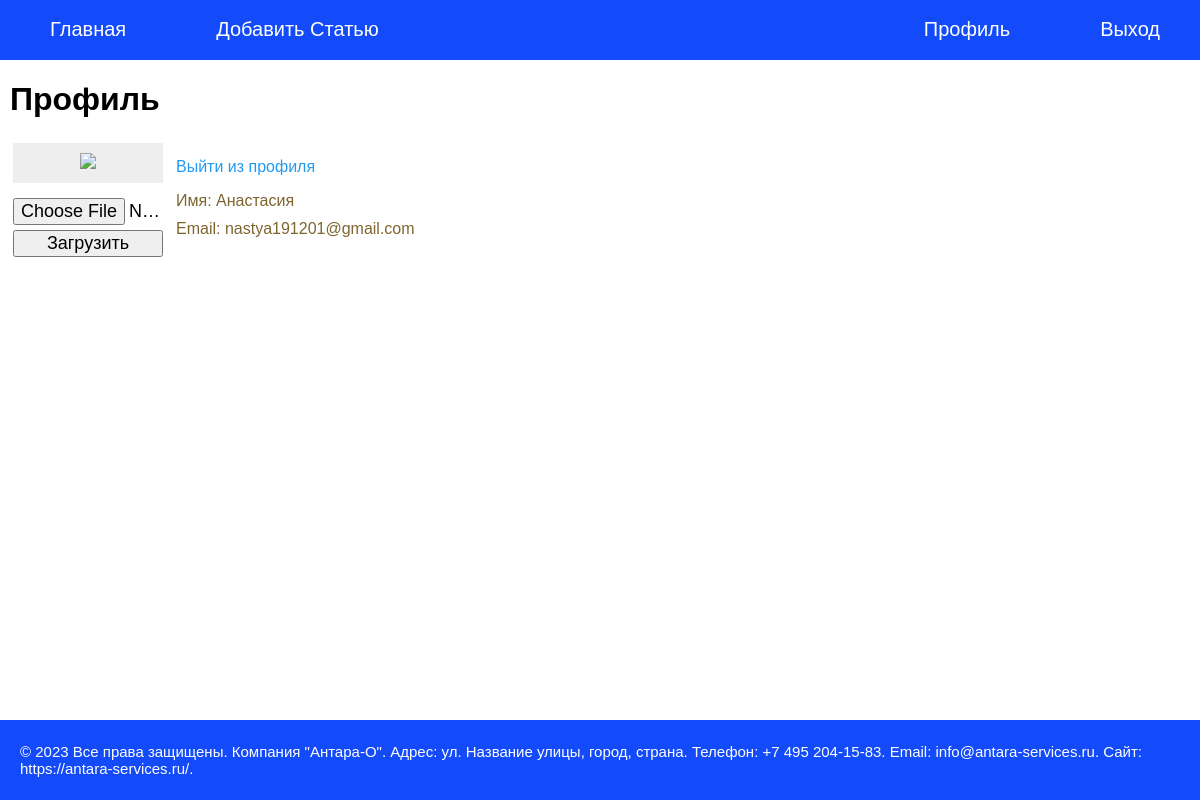
Page /profile_users (signed in) on the earlier database version.
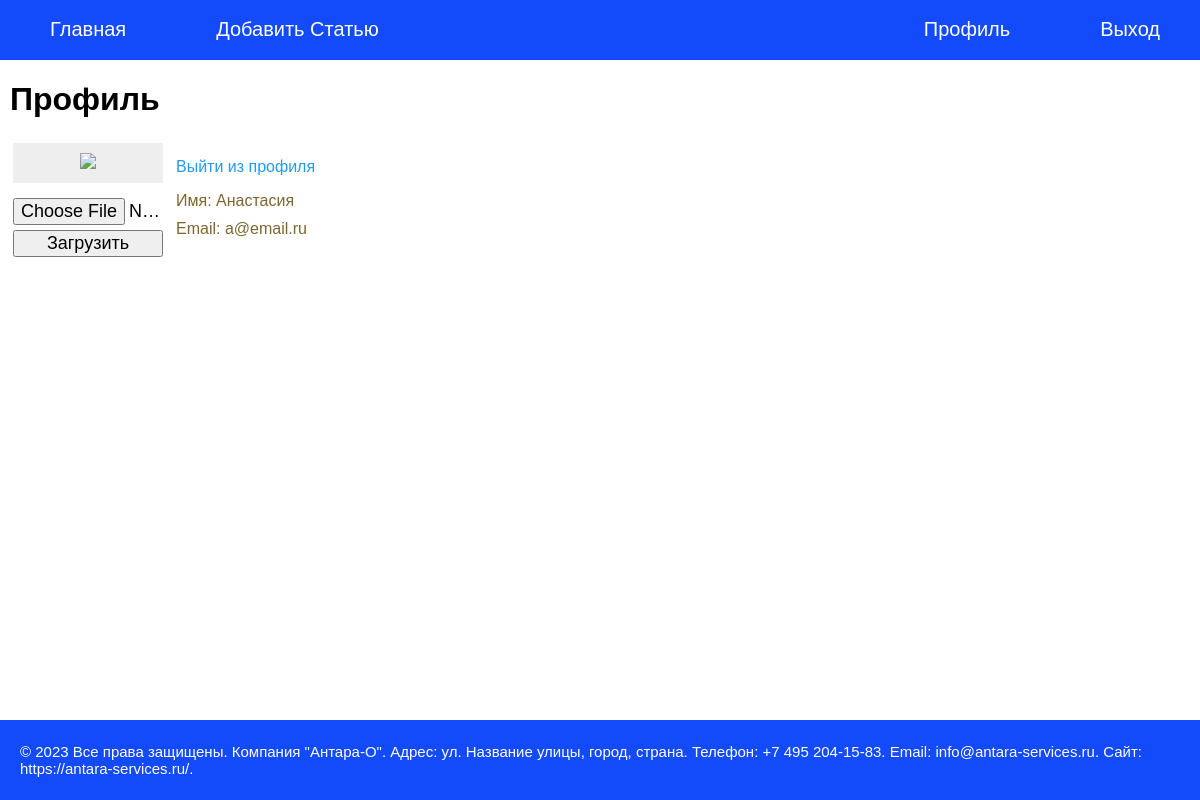
Same page on the later database version.
### tables this page shows
CREATE TABLE mainmenu(
id integer PRIMARY KEY AUTOINCREMENT,
title text NOT NULL,
url text NOT NULL
);

CREATE TABLE users (
id integer PRIMARY KEY AUTOINCREMENT,
name text NOT NULL,
email text NOT NULL,
psw text NOT NULL,
avatar BLOB DEFAULT NULL,
date text NOT NULL
);

### app.py (the view)
@app.route("/profile_users")
def profile_users():
    return render_template(
        "profile_users.html",
        title="Профиль",
        user=g.database.get_user(current_user.get_id()),
        menu=g.database.get_menu([1, 2]),
        login=g.database.get_menu([3, 4]),
        logout=g.database.get_menu([5, 6])
    )

### DatabaseMainMenu.py (called while the page is built)
    def get_menu(self, index_list: List[int]) -> List:
        try:
            get_page_title_data = f"""SELECT * FROM mainmenu WHERE id BETWEEN {index_list[0]} AND {index_list[1]}"""
            self.__cur.execute(get_page_title_data)
            res = self.__cur.fetchall()
            if res:
                return res
        except sqlite3.Error as e:
            print(f"Ошибки чтения из БД: {e}")
        return []

    def get_user(self, user_id):
        try:
            self.__cur.execute(f"SELECT * FROM users WHERE id = {user_id} LIMIT 1")
            res = self.__cur.fetchone()
            if not res:
                print("Пользователь не найден")
                return False
            return res
        except sqlite3 as e:
            print(f"Ошибка получения данных из БД : {e}")
        return False

### UserLogin.py (called while the page is built)
    def from_db(self, user_id, db):
        self.__user = db.get_user(user_id)
        return self

    def get_name(self):
        return self.__user['name'] if self.__user else "Без имени"

    def get_email(self):
        return self.__user['email'] if self.__user else "Без email"

    def get_id(self) -> str:
        return str(self.__user['id'])

### app.py (called while the page is built)
@login_manager.user_loader
def load_user(user_id):
    print("load user")
    return UserLogin().from_db(user_id, g.database)

def connect_db():
    conn = sq.connect(app.config["DATABASE"])
    conn.row_factory = sq.Row
    return conn

def get_db():
    if not hasattr(g, "link_db"):
        g.link_db = connect_db()
    return g.link_db

@app.before_request
def accessing_the_database():
    g.db = get_db()
    g.database = FDatabase(g.db)

### templates/profile_users.html (shortened to what this page needs)
{% extends 'index.html' %}
{% block content %}
{{ super()}}
<table border="0" class="profile-table">
    <tr><td valign="top">
        <div class="profile-ava"><img src="{{ url_for('user_ava') }}"></div>
        <div class="profile-load">
            <form action="{{ url_for('upload') }}" method="POST" enctype="multipart/form-data">
                <p><input type="file" name="file">
                <p><input type="submit" value="Загрузить">
            </form>
        </div>
    </td>
        <td valign="top" class="profile-panel">
            <p><a href=" {{url_for('logout')}} ">Выйти из профиля</a>
            <ul class="profile-info">
            <li>Имя: {{ current_user.get_name() }}</li>
            <li>Email: {{ current_user.get_email() }}</li>
            </ul>
        </td></tr>
</table>
{% endblock %}

### templates/index.html (shortened to what this page needs)
<!DOCTYPE html>
<html>
<head>
<link type="text/css" href="{{ url_for('static', filename='css/styles.css') }}" rel="stylesheet" />
</head>
<body>
{% block content -%}
	{%- block mainmenu -%}
<ul class="mainmenu">
	{% for m in menu -%}
<li><a href="{{m.url}}">{{m.title}}</a></li>
	{% endfor -%}
	{% if not current_user.is_authenticated %}
	{% for n in login -%}
<li class="log"><a href="{{n.url}}">{{n.title}}</a></li>
	{% endfor -%}
	{% else %}
	{% for l in logout -%}
<li class="log"><a href="{{l.url}}">{{l.title}}</a></li>
	{% endfor -%}
	{% endif -%}
</ul>
	{% endblock mainmenu -%}
<div class="content">
	{% if title -%}
<h1>{{title}}</h1>
	{% else %}
<h1>Про Flask</h1>
	{% endif -%}
{% endblock -%}
</div>
</body>
<div class="footer">
	<span class="text_for_footer">© 2023 Все права защищены. Компания "Антара-О".
		Адрес: ул. Название улицы, город, страна. Телефон: +7 495 204-15-83. Email: info@antara-services.ru. Сайт: https://antara-services.ru/.</span>
</div>
</html>

### static/css/styles.css (style rules this page uses)
html, body { font-family: 'Arial'; margin: 0; padding: 0; height: 100%; width: 100%; }
a { color: #229af1; text-decoration: none; }
ul.mainmenu { list-style: none; background: #134afa; height: 60px; margin: 0; padding: 0; font-size: 20px; overflow : hidden; }
ul.mainmenu li { float: left; margin: 18px 40px 0 50px; }
ul.mainmenu li a { color: #ffffff; text-decoration: none; }
ul.mainmenu li.log { float: right; margin: 18px 40px 0 50px; }
ul.mainmenu li.log a { color: #ffffff; text-decoration: none; }
div.content { margin: 10px; }
.footer { display: flex; align-items: center; position: absolute; background: #134afa; position: absolute; left: 0; bottom: 0; width: 100%; height: 80px; }
.text_for_footer { color: #ffffff; font-family: 'Arial'; font-size: 15px; padding: 10px 20px; }
.profile-ava { width: 130px; text-align: center; overflow: hidden; background: #eee; padding: 10px; }
.profile-ava img { max-width: 150px; height: auto; }
.profile-load { margin-top: 10px; overflow: hidden; max-width: 150px; }
.profile-load input[type=submit], input[type=file] { width: 100%; font-size: 18px; }
.profile-load p { padding: 0; margin: 5px 0 0 0; }
.profile-panel { padding: 0 0 0 10px; }
ul.profile-info { list-style: none; margin: 10px 0 0 0; padding: 0; color: #7E652F; }
ul.profile-info li { margin-top: 10px; }

Differences in the rows shown:
changed users "Анастасия": get_email "nastya191201@gmail.com" → "a@email.ru"
